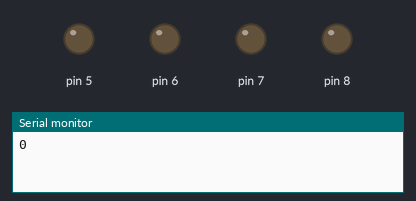
Simulated run of this sketch. Board: Arduino Uno, built with avr-gcc and run on an emulated ATmega328P. On the bench: output pins drawn as LEDs (lit = HIGH), the last lines printed to the serial monitor.

Above: at 0.5 s.
At 2.5 s:
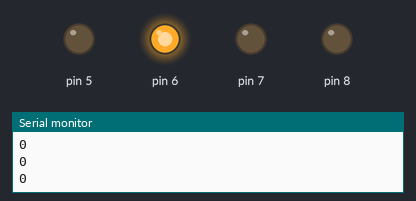
At 3.5 s:
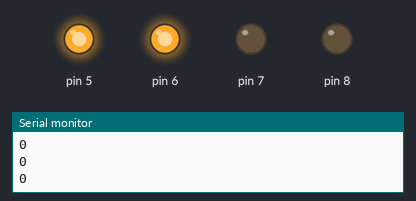
At 5.5 s:
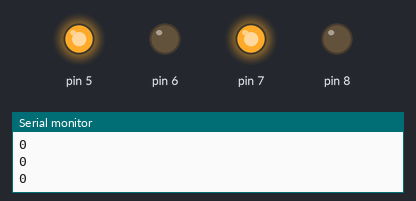
At 8.5 s:
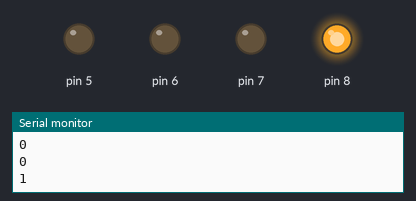
At 11.5 s:
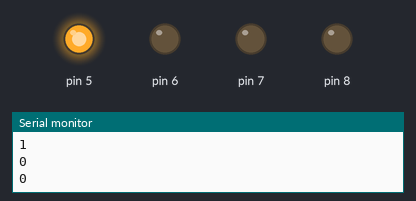
Timing chart, 0 to 13.0 s (numbered marks = the images above):
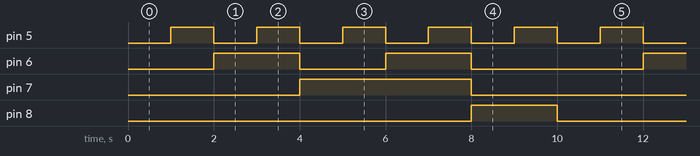

The sketch:

ASSIGNQ2.ino
```cpp
#include"jklogic.c"
int A,B,C,D,E,F,G,H;
void setup()
{
  pinMode(5,OUTPUT);
  pinMode(6,OUTPUT);
  pinMode(7,OUTPUT);
  pinMode(8,OUTPUT);
  Serial.begin(9600);
}

void loop()
{
  A=0;
  B=0;
  C=0;
  H=0;
for(int i=0;i<=9;i++)
{

  if(i%8==0&&i!=0)
  A=!A;
  if(i%4==0&&i!=0)
  B=!B;
  if(i%2==0&&i!=0)
  C=!C;

D=jklogic(A,!A);
E=jklogic(B,!B);
F=jklogic(C,!C);
G=jklogic(H,!H);
digitalWrite(5,G);
digitalWrite(6,F);
digitalWrite(7,E);
digitalWrite(8,D);
  H=!H;
Serial.println(D);

delay(1000);
}
}
```

Dlogic.c
```cpp
int Dlogic(int D)
{
int S,R,Q=0,NQ=1,CK=1;
int s,r;
S=D;
R=!D;
s=!(CK&&S);
r=!(CK&&R);
Q=!(s&&NQ);
NQ=!(r&&Q);
return Q;
}
```

jklogic.c
```cpp
int jklogic(int J,int K)

{
int CK=1,Q=0,NQ=1,s,r;
s=!(CK&&J&&NQ);
r=!(CK&&K&&Q);
Q=!(s&&NQ);
NQ=!(r&&Q);
return Q;

}
```

Measured:
- by itself, pin 5: alternates HIGH for 1.0 s and LOW for 1.0 s
- by itself, pin 6: repeats every 10.0 s: LOW 2.0 s, HIGH 2.0 s, LOW 4.0 s, HIGH 2.0 s
- by itself, pin 7: alternates HIGH for 4.0 s and LOW for 6.0 s
- by itself, pin 8: alternates HIGH for 2.0 s and LOW for 8.0 s
